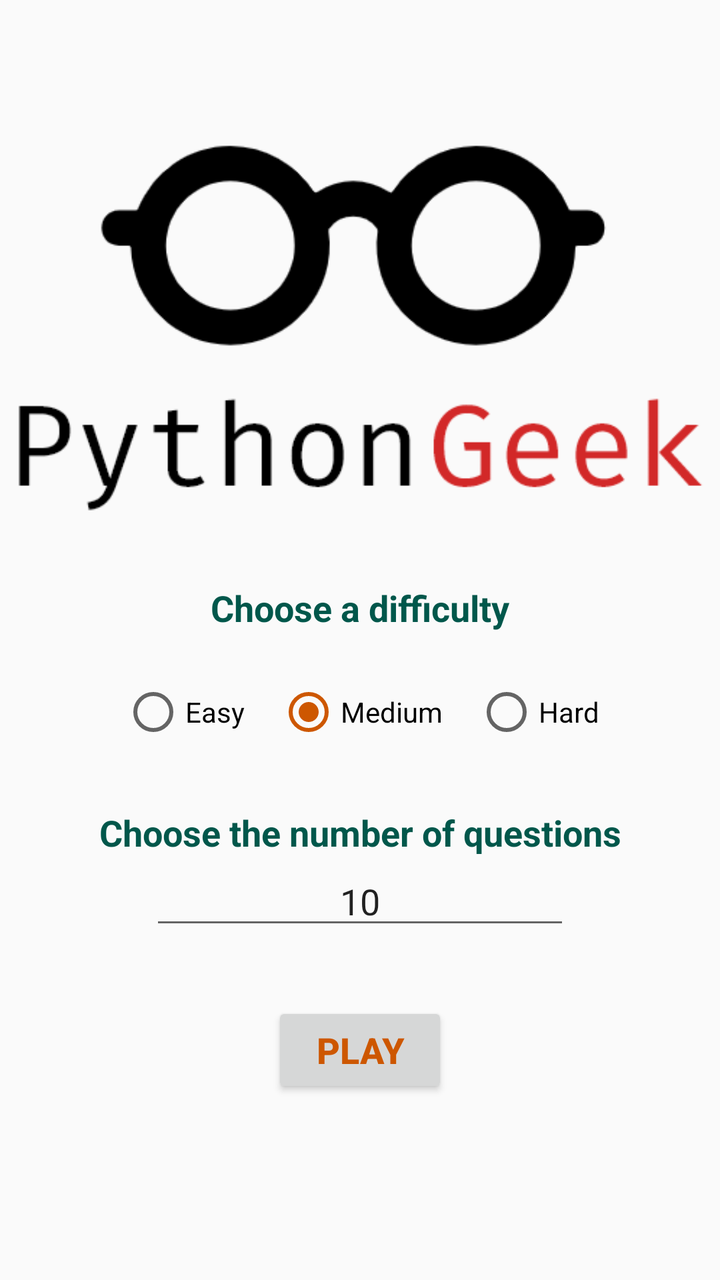
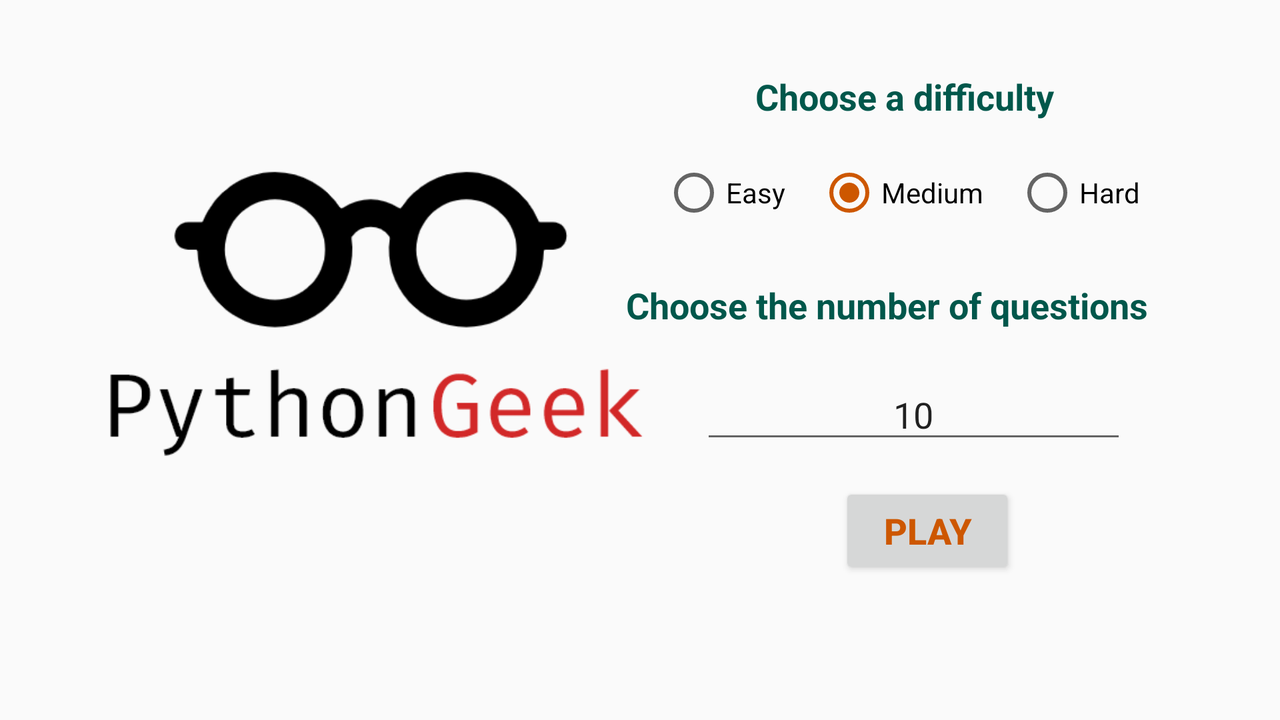

Compare how this app lays out the same screen by default and in its alternative resource folder. The renders come first, then the two layout files and the values they reference.
<!-- AndroidManifest.xml: application theme AppTheme -->
<!-- res/layout/title_fragment.xml -->
<?xml version="1.0" encoding="utf-8"?>


<layout xmlns:android="http://schemas.android.com/apk/res/android"
    xmlns:app="http://schemas.android.com/apk/res-auto"
    xmlns:tools="http://schemas.android.com/tools"
    tools:context="com.example.android.navigation.TitleFragment">

    <androidx.constraintlayout.widget.ConstraintLayout
        android:id="@+id/titleConstraint"
        android:layout_width="match_parent"
        android:layout_height="match_parent">

        <ImageView
            android:id="@+id/titleImage"
            android:layout_width="0dp"
            android:layout_height="@dimen/image_header_height"
            android:layout_marginStart="@dimen/horizontal_margin"
            android:layout_marginEnd="@dimen/horizontal_margin"
            android:contentDescription="@string/logo"
            android:scaleType="fitCenter"
            app:layout_constraintBottom_toTopOf="@+id/playButton"
            app:layout_constraintEnd_toEndOf="parent"
            app:layout_constraintStart_toStartOf="parent"
            app:layout_constraintTop_toTopOf="parent"
            app:layout_constraintVertical_bias="0.219"
            app:srcCompat="@drawable/logo" />

        <TextView
            android:id="@+id/tvDifficulty"
            android:layout_width="wrap_content"
            android:layout_height="wrap_content"
            android:layout_marginStart="@dimen/horizontal_margin"
            android:layout_marginTop="32dp"
            android:layout_marginEnd="@dimen/horizontal_margin"
            android:text="@string/difficulty_choose"
            android:textSize="18sp"
            android:textStyle="bold"
            android:textColor="@color/colorPrimaryDark"
            app:layout_constraintEnd_toEndOf="parent"
            app:layout_constraintStart_toStartOf="parent"
            app:layout_constraintTop_toBottomOf="@+id/titleImage"
            android:labelFor="@id/radioGroupDifficulty"/>

        <RadioGroup
            android:id="@+id/radioGroupDifficulty"
            android:layout_width="wrap_content"
            android:layout_height="wrap_content"
            android:layout_marginTop="24dp"
            android:orientation="horizontal"
            app:layout_constraintEnd_toEndOf="parent"
            app:layout_constraintStart_toStartOf="parent"
            app:layout_constraintTop_toBottomOf="@+id/tvDifficulty">

            <RadioButton
                android:id="@+id/radioEasy"
                android:layout_width="match_parent"
                android:layout_height="wrap_content"
                android:layout_marginStart="@dimen/horizontal_margin"
                android:layout_marginEnd="@dimen/horizontal_margin"
                android:text="@string/difficulty_easy"
                />

            <RadioButton
                android:id="@+id/radioMed"
                android:layout_width="match_parent"
                android:layout_height="wrap_content"
                android:layout_marginStart="@dimen/horizontal_margin"
                android:layout_marginEnd="@dimen/horizontal_margin"
                android:text="@string/difficulty_med"
                android:checked="true"/>

            <RadioButton
                android:id="@+id/radioHard"
                android:layout_width="match_parent"
                android:layout_height="wrap_content"
                android:layout_marginStart="@dimen/horizontal_margin"
                android:layout_marginEnd="@dimen/horizontal_margin"
                android:text="@string/difficulty_hard" />
        </RadioGroup>

        <TextView
            android:id="@+id/tvNumberOfQuestions"
            android:layout_width="wrap_content"
            android:layout_height="wrap_content"
            android:layout_marginStart="@dimen/horizontal_margin"
            android:layout_marginTop="32dp"
            android:layout_marginEnd="@dimen/horizontal_margin"
            android:labelFor="@id/etNumberOfQuestions"
            android:text="@string/number_of_questions"
            android:textColor="@color/colorPrimaryDark"
            android:textSize="18sp"
            android:textStyle="bold"
            app:layout_constraintEnd_toEndOf="parent"
            app:layout_constraintStart_toStartOf="parent"
            app:layout_constraintTop_toBottomOf="@+id/radioGroupDifficulty" />

        <EditText
            android:id="@+id/etNumberOfQuestions"
            android:autofillHints="@string/number_of_questions"
            android:layout_width="wrap_content"
            android:layout_height="wrap_content"
            android:layout_marginStart="@dimen/horizontal_margin"
            android:layout_marginEnd="@dimen/horizontal_margin"
            android:ems="10"
            android:inputType="numberSigned"
            android:text="@string/default_number_of_questions"
            android:textAlignment="center"
            app:layout_constraintEnd_toEndOf="parent"
            app:layout_constraintStart_toStartOf="parent"
            app:layout_constraintTop_toBottomOf="@+id/tvNumberOfQuestions" />

        <Button
            android:id="@+id/playButton"
            android:layout_width="wrap_content"
            android:layout_height="wrap_content"
            android:layout_marginStart="@dimen/horizontal_margin"
            android:layout_marginEnd="@dimen/horizontal_margin"
            android:layout_marginBottom="36dp"
            android:paddingStart="@dimen/button_padding"
            android:paddingEnd="@dimen/button_padding"
            android:text="@string/play"
            android:textColor="@color/colorAccent"
            android:textSize="@dimen/button_text_size"
            android:textStyle="bold"
            app:layout_constraintBottom_toBottomOf="parent"
            app:layout_constraintEnd_toEndOf="parent"
            app:layout_constraintStart_toStartOf="parent"
            app:layout_constraintTop_toBottomOf="@+id/etNumberOfQuestions"
            app:layout_constraintVertical_bias="0.364" />


    </androidx.constraintlayout.widget.ConstraintLayout>
</layout>
<!-- resources referenced by this layout -->
<resources>
  <color name="colorAccent">#cd5700 </color>
  <color name="colorPrimaryDark">#00574B</color>
  <dimen name="button_padding">16dp</dimen>
  <dimen name="button_text_size">18sp</dimen>
  <dimen name="horizontal_margin">8dp</dimen>
  <dimen name="image_header_height">192dp</dimen>
  <!-- drawable logo: png bitmap (drawable, 14902 bytes) -->
  <string name="default_number_of_questions" translatable="false">10</string>
  <string name="difficulty_choose">Choose a difficulty</string>
  <string name="difficulty_easy">Easy</string>
  <string name="difficulty_hard">Hard</string>
  <string name="difficulty_med">Medium</string>
  <string name="logo">logo</string>
  <string name="number_of_questions">Choose the number of questions</string>
  <string name="play">Play</string>
  <style name="AppTheme" parent="Theme.AppCompat.Light.DarkActionBar">
          
          <item name="colorPrimary">@color/colorPrimary</item>
          <item name="colorPrimaryDark">@color/colorPrimaryDark</item>
          <item name="colorAccent">@color/colorAccent</item>
      </style>
  <color name="colorPrimary">#008577</color>
</resources>
<!-- res/layout-land/title_fragment.xml (the repository's variant of the layout above) -->
<!-- drawn on the phone turned sideways -->
<?xml version="1.0" encoding="utf-8"?>
<layout xmlns:android="http://schemas.android.com/apk/res/android"
    xmlns:app="http://schemas.android.com/apk/res-auto"
    xmlns:tools="http://schemas.android.com/tools"
    tools:context="com.example.android.navigation.TitleFragment">

    <androidx.constraintlayout.widget.ConstraintLayout
        android:id="@+id/titleConstraint"
        android:layout_width="match_parent"
        android:layout_height="match_parent">

        <ImageView
            android:id="@+id/titleImage"
            android:layout_width="268dp"
            android:layout_height="230dp"
            android:layout_marginStart="@dimen/horizontal_margin"
            android:layout_marginEnd="@dimen/horizontal_margin"
            android:contentDescription="@string/logo"
            android:scaleType="fitCenter"
            app:layout_constraintBottom_toBottomOf="parent"
            app:layout_constraintEnd_toEndOf="parent"
            app:layout_constraintHorizontal_bias="0.129"
            app:layout_constraintStart_toStartOf="parent"
            app:layout_constraintTop_toTopOf="parent"
            app:layout_constraintVertical_bias="0.32"
            app:srcCompat="@drawable/logo" />

        <TextView
            android:id="@+id/tvDifficulty"
            android:layout_width="wrap_content"
            android:layout_height="wrap_content"
            android:layout_marginStart="@dimen/horizontal_margin"
            android:layout_marginTop="36dp"
            android:layout_marginEnd="@dimen/horizontal_margin"
            android:labelFor="@id/radioGroupDifficulty"
            android:text="@string/difficulty_choose"
            android:textColor="@color/colorPrimaryDark"
            android:textSize="18sp"
            android:textStyle="bold"
            app:layout_constraintEnd_toEndOf="parent"
            app:layout_constraintHorizontal_bias="0.779"
            app:layout_constraintStart_toStartOf="parent"
            app:layout_constraintTop_toTopOf="parent" />

        <RadioGroup
            android:id="@+id/radioGroupDifficulty"
            android:layout_width="wrap_content"
            android:layout_height="wrap_content"
            android:layout_marginStart="8dp"
            android:layout_marginTop="20dp"
            android:layout_marginEnd="8dp"
            android:orientation="horizontal"
            app:layout_constraintEnd_toEndOf="parent"
            app:layout_constraintHorizontal_bias="0.854"
            app:layout_constraintStart_toStartOf="parent"
            app:layout_constraintTop_toBottomOf="@+id/tvDifficulty">

            <RadioButton
                android:id="@+id/radioEasy"
                android:layout_width="wrap_content"
                android:layout_height="wrap_content"
                android:layout_marginStart="@dimen/horizontal_margin"
                android:layout_marginEnd="@dimen/horizontal_margin"
                android:text="@string/difficulty_easy" />

            <RadioButton
                android:id="@+id/radioMed"
                android:layout_width="match_parent"
                android:layout_height="wrap_content"
                android:layout_marginStart="@dimen/horizontal_margin"
                android:layout_marginEnd="@dimen/horizontal_margin"
                android:checked="true"
                android:text="@string/difficulty_med" />

            <RadioButton
                android:id="@+id/radioHard"
                android:layout_width="match_parent"
                android:layout_height="wrap_content"
                android:layout_marginStart="@dimen/horizontal_margin"
                android:layout_marginEnd="@dimen/horizontal_margin"
                android:text="@string/difficulty_hard" />
        </RadioGroup>

        <TextView
            android:id="@+id/tvNumberOfQuestions"
            android:layout_width="wrap_content"
            android:layout_height="wrap_content"
            android:layout_marginStart="@dimen/horizontal_margin"
            android:layout_marginTop="28dp"
            android:layout_marginEnd="@dimen/horizontal_margin"
            android:labelFor="@id/etNumberOfQuestions"
            android:text="@string/number_of_questions"
            android:textColor="@color/colorPrimaryDark"
            android:textSize="18sp"
            android:textStyle="bold"
            app:layout_constraintEnd_toEndOf="parent"
            app:layout_constraintHorizontal_bias="0.84"
            app:layout_constraintStart_toStartOf="parent"
            app:layout_constraintTop_toBottomOf="@+id/radioGroupDifficulty" />

        <EditText
            android:id="@+id/etNumberOfQuestions"
            android:layout_width="213dp"
            android:layout_height="42dp"
            android:layout_marginStart="8dp"
            android:layout_marginTop="20dp"
            android:autofillHints="@string/number_of_questions"
            android:ems="10"
            android:inputType="numberSigned"
            android:text="@string/default_number_of_questions"
            android:textAlignment="center"
            app:layout_constraintEnd_toEndOf="parent"
            app:layout_constraintHorizontal_bias="0.817"
            app:layout_constraintStart_toStartOf="parent"
            app:layout_constraintTop_toBottomOf="@+id/tvNumberOfQuestions" />

        <Button
            android:id="@+id/playButton"
            android:layout_width="wrap_content"
            android:layout_height="wrap_content"
            android:layout_marginStart="@dimen/horizontal_margin"
            android:layout_marginEnd="@dimen/horizontal_margin"
            android:layout_marginBottom="36dp"
            android:paddingStart="@dimen/button_padding"
            android:paddingEnd="@dimen/button_padding"
            android:text="@string/play"
            android:textColor="@color/colorAccent"
            android:textSize="@dimen/button_text_size"
            android:textStyle="bold"
            app:layout_constraintBottom_toBottomOf="parent"
            app:layout_constraintEnd_toEndOf="parent"
            app:layout_constraintHorizontal_bias="0.768"
            app:layout_constraintStart_toStartOf="parent"
            app:layout_constraintTop_toBottomOf="@+id/etNumberOfQuestions"
            app:layout_constraintVertical_bias="0.3" />


    </androidx.constraintlayout.widget.ConstraintLayout>
</layout>
<!-- resources referenced by the variant -->
<!-- as the phone turned sideways resolves them -->
<resources>
  <color name="colorAccent">#cd5700 </color>
  <color name="colorPrimaryDark">#00574B</color>
  <dimen name="button_padding">16dp</dimen>
  <dimen name="button_text_size">18sp</dimen>
  <dimen name="horizontal_margin">8dp</dimen>
  <!-- drawable logo: png bitmap (drawable, 14902 bytes) -->
  <string name="default_number_of_questions" translatable="false">10</string>
  <string name="difficulty_choose">Choose a difficulty</string>
  <string name="difficulty_easy">Easy</string>
  <string name="difficulty_hard">Hard</string>
  <string name="difficulty_med">Medium</string>
  <string name="logo">logo</string>
  <string name="number_of_questions">Choose the number of questions</string>
  <string name="play">Play</string>
  <style name="AppTheme" parent="Theme.AppCompat.Light.DarkActionBar">
          
          <item name="colorPrimary">@color/colorPrimary</item>
          <item name="colorPrimaryDark">@color/colorPrimaryDark</item>
          <item name="colorAccent">@color/colorAccent</item>
      </style>
  <color name="colorPrimary">#008577</color>
</resources>
